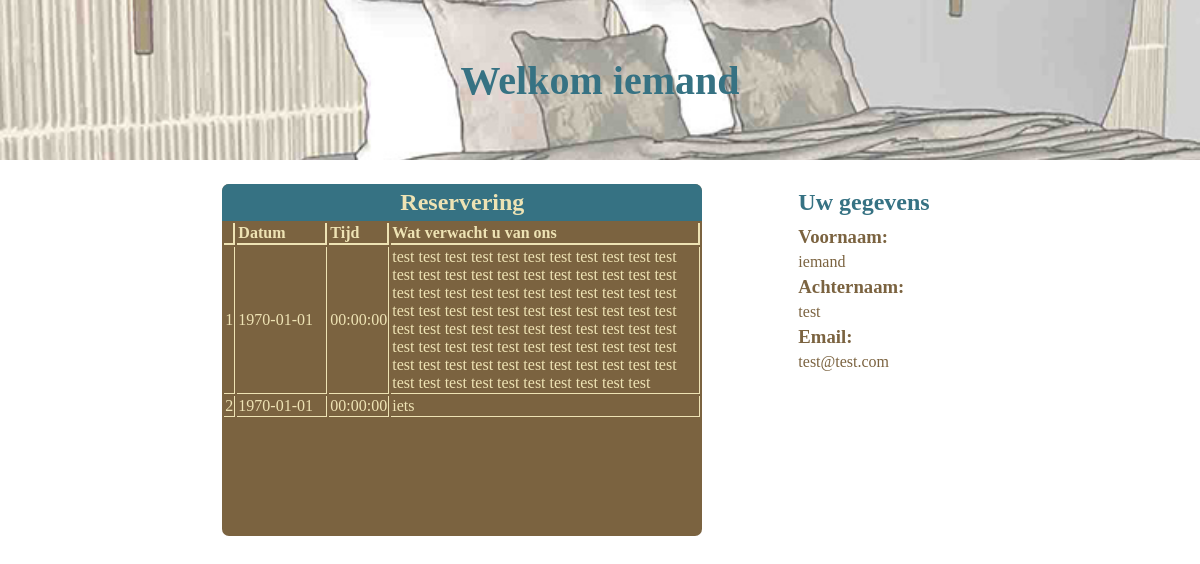
Screenshot of /profile.php (signed in) with the database file from the repository.
### tables this page shows
CREATE TABLE `reservations` (
  `id` bigint UNSIGNED NOT NULL,
  `first_name` varchar(50) NOT NULL,
  `last_name` varchar(50) NOT NULL,
  `email` varchar(255) NOT NULL,
  `time` time NOT NULL,
  `date` date NOT NULL,
  `text` text NOT NULL,
  `user_id` bigint DEFAULT NULL
);

CREATE TABLE `users` (
  `id` bigint NOT NULL,
  `first_name` varchar(50) NOT NULL,
  `last_name` varchar(50) NOT NULL,
  `email` varchar(255) NOT NULL,
  `password` varchar(255) NOT NULL,
  `admin_id` tinyint(1) NOT NULL
);

### profile.php (the view, shortened to what this page needs)
<?php
require_once 'include/database.php';
$firstName = $_SESSION['firstName'];
$email = $_SESSION['email'];
$id = $_SESSION['id'];
$query = "
SELECT * FROM `users` WHERE `email` = '$email'
";
$result = mysqli_query($db, $query)
or die('Error: ' . mysqli_error($db) . 'with query ' . $query);
$row = mysqli_fetch_assoc($result);
$users = $row;
$sql = "
SELECT * FROM `reservations`
INNER JOIN `users`
ON reservations.user_id = users.id
WHERE users.id = $id
";
$reservations = [];
$result = mysqli_query($db, $sql)
or die('Error: ' . mysqli_error($db) . 'with query ' . $sql);
while ($row = mysqli_fetch_assoc($result)) {
    $reservations[] = $row;
}
?>
<!doctype html>
<html lang="en">
<head>
    <link rel="stylesheet" href="css/style.css">
    <link rel="stylesheet" href="css/user.css">
</head>
<body>
<header>
    <h1> Welkom <?= $firstName ?></h1>
</header>
<main>
    <div class="table">
        <table>
            <?php if (!empty($reservations)) { ?>
            <h2>Reservering</h2>
            <div class="tableContainer">
                <thead>
                <th></th>
                <th>Datum</th>
                <th>Tijd</th>
                <th>Wat verwacht u van ons</th>
                </thead>
                <tbody>
                <?php foreach ($reservations ?? ' ' as $index => $reservation) : ?>
                    <tr>
                        <td><?= $index + 1 ?? ' ' ?></td>
                        <td class="tableDate"> <?= $reservation['date'] ?? ' ' ?></td>
                        <td><?= $reservation['time'] ?? ' ' ?></td>
                        <td><?= $reservation['text'] ?? ' ' ?></td>
                    </tr>
                <?php endforeach; ?>
                <?php } else { ?>
                    <h2 class="warning"> Geen reserveringen</h2>
                <?php } ?>
                </tbody>
            </div>
        </table>
    </div>
    <div class="profileText">
        <h2>Uw gegevens</h2>
        <div>
            <h3>Voornaam:</h3>
            <p>
                <?= $users['first_name'] ?>
            </p>
        </div>
        <div>
            <h3>Achternaam:</h3>
            <p>
                <?= $users['last_name'] ?>
            </p>
        </div>
        <div>
            <h3>Email:</h3>
            <p>
                <?= $users['email'] ?>
            </p>
        </div>
    </div>
</main>
</body>
</html>

### css/style.css (style rules this page uses)
:root { --navAndFooter: #367283; --linkNavHover: #375082; --textColorBlue: #367283; --textColorYellow: #EEE3B4; --textColorBrown: #7B6340; --colorButton: #EEE3B4; --colorCalender: #7B6340; }
* { box-sizing: border-box; }
p, h1, h2, h3, a { font-family: "Baskerville Old Face", serif; }
h1, h2, h3 { padding: 5px 0; margin: 0; }
h1 { color: var(--textColorBlue); font-size: 2.5rem; }
p { margin: 0; }
body { margin: 0; }
header { padding: 0 10vw; }
main { padding: 3vh 10vw; }

### css/user.css (style rules this page uses)
main { display: flex; text-align: center; min-height: 40vh; }
header { background-image: url("../images/header.jpg"); background-size: cover; background-repeat: no-repeat; background-position: center; display: flex; flex-direction: column; justify-content: center; align-items: center; height: 20vh; }
main { display: flex; min-height: 50vh; justify-content: center; }
.profileText { display: flex; margin: 0 10%; flex-direction: column; text-align: left; color: var(--textColorBrown); }
p { color: var(--textColorBrown); }
h2 { color: var(--textColorBlue); }
.table { display: flex; flex-direction: column; max-width: 50%; margin-left: 5%; background-color: var(--textColorBrown); border-radius: 7px; }
td { text-align: left; border-bottom: 1px solid var(--colorButton); border-right: 1px solid var(--colorButton); color: var(--colorButton); }
th { text-align: left; border-bottom: 2px solid var(--colorButton); border-right: 2px solid var(--colorButton); color: var(--colorButton); }
.tableContainer { flex-direction: row; }
.tableDate { min-width: 7.5vw; }
table { min-width: 50%; }
.table h2 { background-color: var(--textColorBlue); color: var(--colorButton); border-top-right-radius: 7px; border-top-left-radius: 7px; }

### rows the page displays
reservations: date "1970-01-01", time "00:00:00", text "test test test test test test test test test test test test test test test test test test test test test test test test test test test test test test test test test test test test test test test test test test test test test test test test test test test test test test test test test test test test test test test test test test test test test test test test test test test test test test test test test test test test test test test"
reservations: date "1970-01-01", time "00:00:00", text "iets"
users: first_name "iemand", last_name "test", email "test@test.com"

### other values shown
$firstName "iemand"
